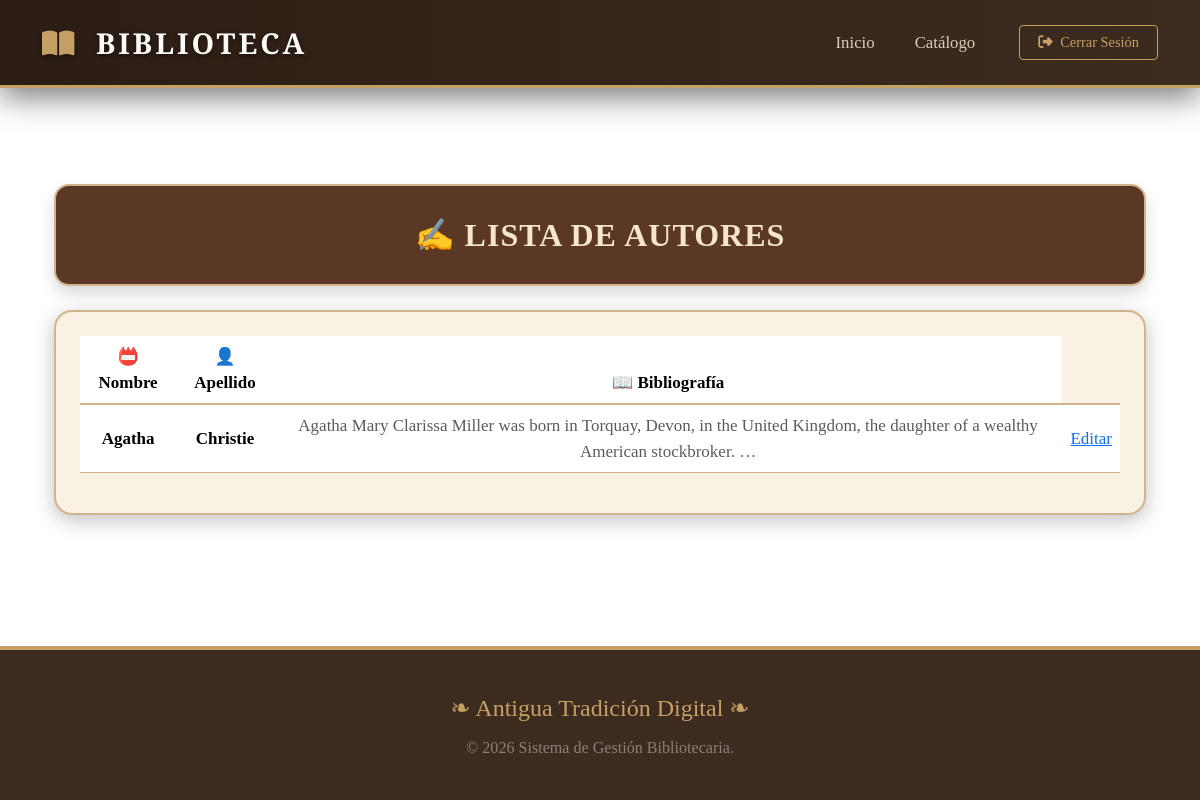
The page /autores/ (signed in) on the database its author committed.
### Gestion/models.py (models this page shows, shortened)
class Autor(models.Model):
    nombre = models.CharField(max_length=50)
    apellido = models.CharField(max_length=50)
    bibliografia = models.TextField(blank=True, null=True)
    class Meta:
        unique_together = ('nombre', 'apellido')
        verbose_name = "Autor"
        verbose_name_plural = "Autores"

### Gestion/views.py (the view)
# urls.py: path('autores/', lista_autores, name='lista_autores'),
def lista_autores(request):
    autores = Autor.objects.all()
    return render(request, 'Gestion/templates/autores.html', {'autores': autores})

### Gestion/templates/autores.html (shortened to what this page needs)
{% extends 'index.html' %}
{% block contenido %}
<div class="container py-5">
    <div class="text-center mb-4">
        <div class="titulo-autores shadow">
            ✍️ LISTA DE AUTORES
        </div>
    </div>
    <div class="card card-autores">
        <div class="card-body p-4">
            {% if autores %}
            <div class="table-responsive">
                <table class="table tabla-autores table-hover align-middle text-center">
                    <thead>
                        <tr>
                            <th>📛 Nombre</th>
                            <th>👤 Apellido</th>
                            <th>📖 Bibliografía</th>
                        </tr>
                    </thead>
                    <tbody>
                        {% for autor in autores %}
                        <tr>
                            <td class="fw-bold">{{ autor.nombre }}</td>
                            <td class="fw-bold">{{ autor.apellido }}</td>
                            <td class="text-muted">{{ autor.bibliografia|truncatewords:20 }}</td>
                            <td>
                                <a href="{% url 'editar_autor' autor.id %}" >Editar</a>
                            </td>
                        </tr>
                        {% endfor %}
                    </tbody>
                </table>
            </div>
            {% else %}
            <p class="text-center text-muted">No hay autores registrados aún.</p>
            {% endif %}
        </div>
    </div>
</div>
{% endblock %}

### Gestion/templates/index.html (style rules this page uses)
:root { --wood-dark: #3d2b1f; --wood-light: #5c422e; --gold-accent: #c5a065; --paper-bg: #f4eee0; --text-main: #2c1e16; }
body { background-color: var(--paper-bg); background-image: url("https://www.transparenttextures.com/patterns/natural-paper.png"); background-attachment: fixed; color: var(--text-main); font-family: 'EB Garamond', serif; font-size: 1.15rem; display: flex; flex-direction: column; min-height: 100vh; }

### Gestion/templates/autores.html (style rules this page uses)
body { background: url('https://i.imgur.com/0mKXcgU.jpg') no-repeat center center fixed; background-size: cover; }
.titulo-autores { background: #5a3825; color: #f5e6ca; padding: 25px; border-radius: 15px; font-size: 32px; font-weight: 800; box-shadow: 0 6px 25px rgba(0,0,0,0.4); font-family: "Georgia", serif; border: 2px solid #d2b48c; letter-spacing: 1px; text-transform: uppercase; }
.card-autores { background: #f8f1e4; border-radius: 18px; border: 2px solid #d2b48c; box-shadow: 0 5px 20px rgba(0,0,0,0.25); font-family: "Georgia", serif; }
.tabla-autores thead { background: #5a3825; color: #f5e6ca; border-bottom: 2px solid #d2b48c; }
.tabla-autores tbody tr { border-bottom: 1px solid #d2b48c; }
.tabla-autores td, .tabla-autores th { font-size: 17px; font-family: "Georgia", serif; }
.fw-bold { color: #f5f1e6; }

### rows shown on the page
Autor: nombre "Agatha", apellido "Christie", bibliografia "Agatha Mary Clarissa Miller was born in Torquay, Devon, in the United Kingdom, the daughter of a wealthy American stockbroker. …"
